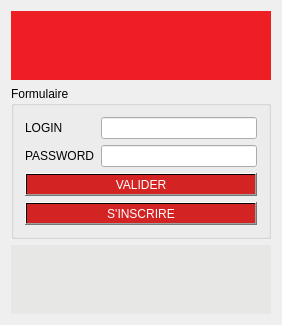
<?xml version="1.0" encoding="UTF-8"?>
<ui version="4.0">
 <class>MainWindow</class>
 <widget class="QMainWindow" name="MainWindow">
  <property name="geometry">
   <rect>
    <x>0</x>
    <y>0</y>
    <width>282</width>
    <height>325</height>
   </rect>
  </property>
  <property name="windowTitle">
   <string>MainWindow</string>
  </property>
  <widget class="QWidget" name="centralWidget">
   <layout class="QGridLayout" name="gridLayout">
    <item row="0" column="0">
     <layout class="QVBoxLayout" name="verticalLayout">
      <item>
       <widget class="QLabel" name="label">
        <property name="sizePolicy">
         <sizepolicy hsizetype="Expanding" vsizetype="Expanding">
          <horstretch>0</horstretch>
          <verstretch>0</verstretch>
         </sizepolicy>
        </property>
        <property name="styleSheet">
         <string notr="true">image: url(:/Login/LOGIN/header_login.png);
background-color: rgb(238, 31, 36);</string>
        </property>
        <property name="text">
         <string/>
        </property>
        <property name="scaledContents">
         <bool>false</bool>
        </property>
        <property name="alignment">
         <set>Qt::AlignLeading|Qt::AlignLeft|Qt::AlignTop</set>
        </property>
       </widget>
      </item>
      <item>
       <widget class="QGroupBox" name="groupBox">
        <property name="sizePolicy">
         <sizepolicy hsizetype="Preferred" vsizetype="Expanding">
          <horstretch>0</horstretch>
          <verstretch>0</verstretch>
         </sizepolicy>
        </property>
        <property name="styleSheet">
         <string notr="true">font: 75 9pt &quot;Segoe Print&quot;;</string>
        </property>
        <property name="title">
         <string>Formulaire</string>
        </property>
        <layout class="QFormLayout" name="formLayout">
         <item row="0" column="0">
          <widget class="QLabel" name="label_3">
           <property name="styleSheet">
            <string notr="true">font: 75 16pt &quot;Segoe Print&quot;;</string>
           </property>
           <property name="text">
            <string>LOGIN</string>
           </property>
          </widget>
         </item>
         <item row="0" column="1">
          <widget class="QLineEdit" name="lineEdit_username">
           <property name="enabled">
            <bool>true</bool>
           </property>
           <property name="sizePolicy">
            <sizepolicy hsizetype="Expanding" vsizetype="Fixed">
             <horstretch>0</horstretch>
             <verstretch>0</verstretch>
            </sizepolicy>
           </property>
           <property name="styleSheet">
            <string notr="true">font: 12pt &quot;MS Shell Dlg 2&quot;;</string>
           </property>
          </widget>
         </item>
         <item row="2" column="0">
          <widget class="QLabel" name="label_4">
           <property name="styleSheet">
            <string notr="true">font: 75 16pt &quot;Segoe Print&quot;;</string>
           </property>
           <property name="text">
            <string>PASSWORD</string>
           </property>
          </widget>
         </item>
         <item row="2" column="1">
          <widget class="QLineEdit" name="lineEdit_password">
           <property name="enabled">
            <bool>true</bool>
           </property>
           <property name="sizePolicy">
            <sizepolicy hsizetype="Expanding" vsizetype="Fixed">
             <horstretch>0</horstretch>
             <verstretch>0</verstretch>
            </sizepolicy>
           </property>
           <property name="styleSheet">
            <string notr="true">font: 12pt &quot;MS Shell Dlg 2&quot;;</string>
           </property>
           <property name="inputMask">
            <string/>
           </property>
          </widget>
         </item>
         <item row="4" column="0" colspan="2">
          <widget class="QPushButton" name="pushButton_login">
           <property name="styleSheet">
            <string notr="true">background-color: qlineargradient(spread:reflect, x1:0, y1:0, x2:0.49, y2:0, stop:0 rgba(211, 35, 35, 255), stop:1 rgba(211, 35, 35, 255));
font: 24pt &quot;Arial&quot;;
color: rgb(255, 255, 255);</string>
           </property>
           <property name="text">
            <string>VALIDER</string>
           </property>
          </widget>
         </item>
         <item row="6" column="0" colspan="2">
          <widget class="QPushButton" name="pushButton_inscription">
           <property name="styleSheet">
            <string notr="true">background-color: qlineargradient(spread:reflect, x1:0, y1:0, x2:0.49, y2:0, stop:0 rgba(211, 35, 35, 255), stop:1 rgba(211, 35, 35, 255));
font: 24pt &quot;Arial&quot;;
color: rgb(255, 255, 255);</string>
           </property>
           <property name="text">
            <string>S'INSCRIRE</string>
           </property>
          </widget>
         </item>
        </layout>
       </widget>
      </item>
      <item>
       <widget class="QLabel" name="label_2">
        <property name="sizePolicy">
         <sizepolicy hsizetype="Expanding" vsizetype="Expanding">
          <horstretch>0</horstretch>
          <verstretch>0</verstretch>
         </sizepolicy>
        </property>
        <property name="styleSheet">
         <string notr="true">image: url(:/Login/LOGIN/footer_login.png);
background-color: rgb(231, 231, 230);</string>
        </property>
        <property name="text">
         <string/>
        </property>
        <property name="scaledContents">
         <bool>false</bool>
        </property>
        <property name="alignment">
         <set>Qt::AlignBottom|Qt::AlignLeading|Qt::AlignLeft</set>
        </property>
       </widget>
      </item>
     </layout>
    </item>
   </layout>
  </widget>
 </widget>
 <layoutdefault spacing="6" margin="11"/>
 <resources/>
 <connections/>
</ui>
